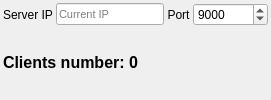
            <widget class="QWidget" name="tabServer">
             <attribute name="title">
              <string>TCP Server</string>
             </attribute>
             <layout class="QVBoxLayout" name="verticalLayout">
              <property name="spacing">
               <number>3</number>
              </property>
              <property name="leftMargin">
               <number>3</number>
              </property>
              <property name="topMargin">
               <number>3</number>
              </property>
              <property name="rightMargin">
               <number>3</number>
              </property>
              <property name="bottomMargin">
               <number>3</number>
              </property>
              <item>
               <layout class="QHBoxLayout" name="horizontalLayout_14" stretch="0,1,0,0">
                <item>
                 <widget class="QLabel" name="label_4">
                  <property name="text">
                   <string>Server IP</string>
                  </property>
                  <property name="alignment">
                   <set>Qt::AlignCenter</set>
                  </property>
                 </widget>
                </item>
                <item>
                 <widget class="QLineEdit" name="leTCPServerIP">
                  <property name="sizePolicy">
                   <sizepolicy hsizetype="Preferred" vsizetype="Fixed">
                    <horstretch>0</horstretch>
                    <verstretch>0</verstretch>
                   </sizepolicy>
                  </property>
                  <property name="maximumSize">
                   <size>
                    <width>16777215</width>
                    <height>16777215</height>
                   </size>
                  </property>
                  <property name="font">
                   <font>
                    <pointsize>8</pointsize>
                   </font>
                  </property>
                  <property name="toolTip">
                   <string extracomment="Адрес сервера">Server IP</string>
                  </property>
                  <property name="text">
                   <string/>
                  </property>
                  <property name="placeholderText">
                   <string>Current IP</string>
                  </property>
                 </widget>
                </item>
                <item>
                 <widget class="QLabel" name="label_3">
                  <property name="toolTip">
                   <string>Port</string>
                  </property>
                  <property name="text">
                   <string>Port</string>
                  </property>
                  <property name="alignment">
                   <set>Qt::AlignCenter</set>
                  </property>
                 </widget>
                </item>
                <item>
                 <widget class="QSpinBox" name="sbTCPServerPort">
                  <property name="sizePolicy">
                   <sizepolicy hsizetype="Minimum" vsizetype="Fixed">
                    <horstretch>0</horstretch>
                    <verstretch>0</verstretch>
                   </sizepolicy>
                  </property>
                  <property name="minimumSize">
                   <size>
                    <width>75</width>
                    <height>20</height>
                   </size>
                  </property>
                  <property name="toolTip">
                   <string extracomment="Порт прослушки">Bind port</string>
                  </property>
                  <property name="styleSheet">
                   <string notr="true"/>
                  </property>
                  <property name="maximum">
                   <number>99999</number>
                  </property>
                  <property name="value">
                   <number>9000</number>
                  </property>
                 </widget>
                </item>
               </layout>
              </item>
              <item>
               <widget class="QLabel" name="lbTCTCliensCount">
                <property name="text">
                 <string>&lt;html&gt;&lt;head/&gt;&lt;body&gt;&lt;p&gt;&lt;span style=&quot; font-size:12pt; font-weight:600;&quot;&gt;Clients number: 0&lt;/span&gt;&lt;/p&gt;&lt;/body&gt;&lt;/html&gt;</string>
                </property>
               </widget>
              </item>
             </layout>
            </widget>
